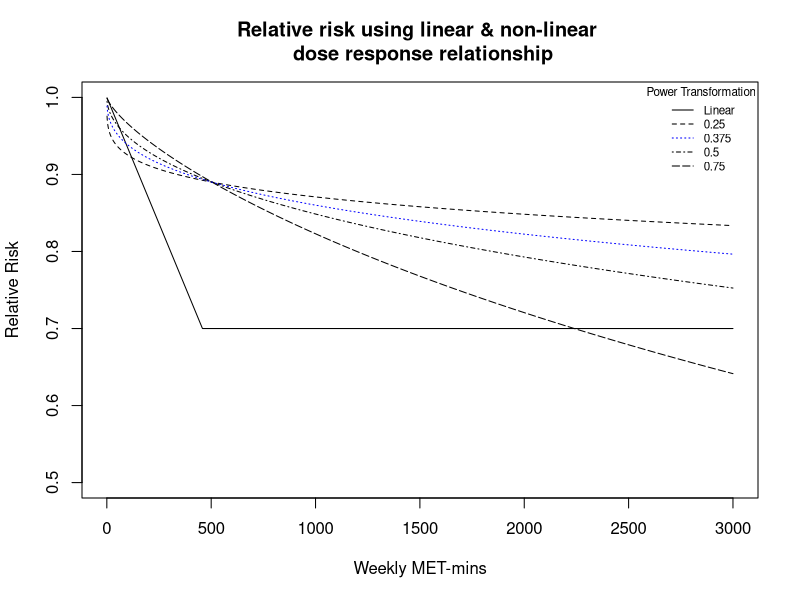

Reproduce this figure in R.
#===
# CREATE DOSE/LINEAR RELATIVE RISKS PLOT
#===

# New dose response relationship, using Woodcock et al. 2011 (https://doi.org/10.1093/ije/dyq104).
# Have therefore replaced other studies by Kelly et al., 2014 and Aram et al. 2015.
#
# Method basically turns linear relationship plotted here:
x <-  1:3000        # range of met-mins on x axis
y <- (1 - (1 - 0.89) * (x/168))  ;  y[y<0.7] <- 0.7   # y axis simply linear relationship

plot(x = x,
     y = y,
     type = "l", 
     xlab = 'Weekly MET-mins', 
     ylim = c(0.5,1),
     ylab = "Relative Risk",
     main = "Relative risk using linear & non-linear \n dose response relationship"
)

legend('topright', 
       cex = 0.7,
       legend = c("Linear","0.25","0.375","0.5","0.75"),
       lty = c(1,2,3,4,5), 
       col = c("black","black","blue","black","black"),
       title = "Power Transformation",
       bty = "n")

# Into a curve using equation: RR = a^(p/b)^t     # From Oliver Mytton PhD Thesis page 140
# where a = reference RR, b = reference metmins, t = log transformation, p = physical activity levels (met-mins/wk).

# set parameters as from HEAT manual, 168mins at 3METS, 0.89 RR.
b = 168*3 ; a = 0.89 ; p = x

# 0.25 power transformation
t = 0.25
lines(x = p, y = a^(p/b)^t, lty = 2)

# 0.5 power transformation
t = 0.5
lines(x = p, y = a^(p/b)^t, lty = 4)

# 0.75 power transformation
t = 0.75
lines(x = p, y = a^(p/b)^t, lty = 5)

# 0.375 power transformation (as per Woodcock et al.)
t = 0.375 
lines(x = p, y = a^(p/b)^t, lty = 3, col = "blue")

# I use the value 0.375 throughout as done by Woodcock et al. 2010 (https://doi.org/10.1093/ije/dyq104).
# Then I vary the analysis using the others as sensitivity analysis.
